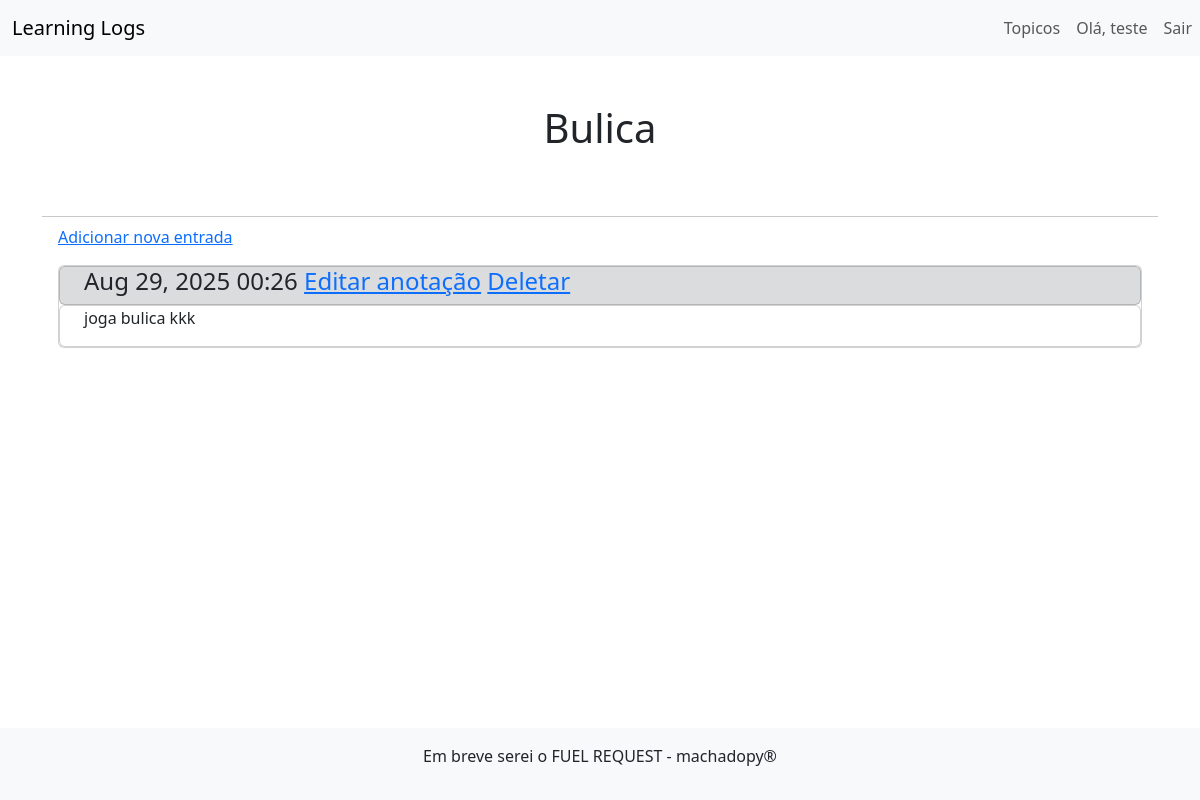
The page /topics/4/ (signed in) on the database as committed earlier.
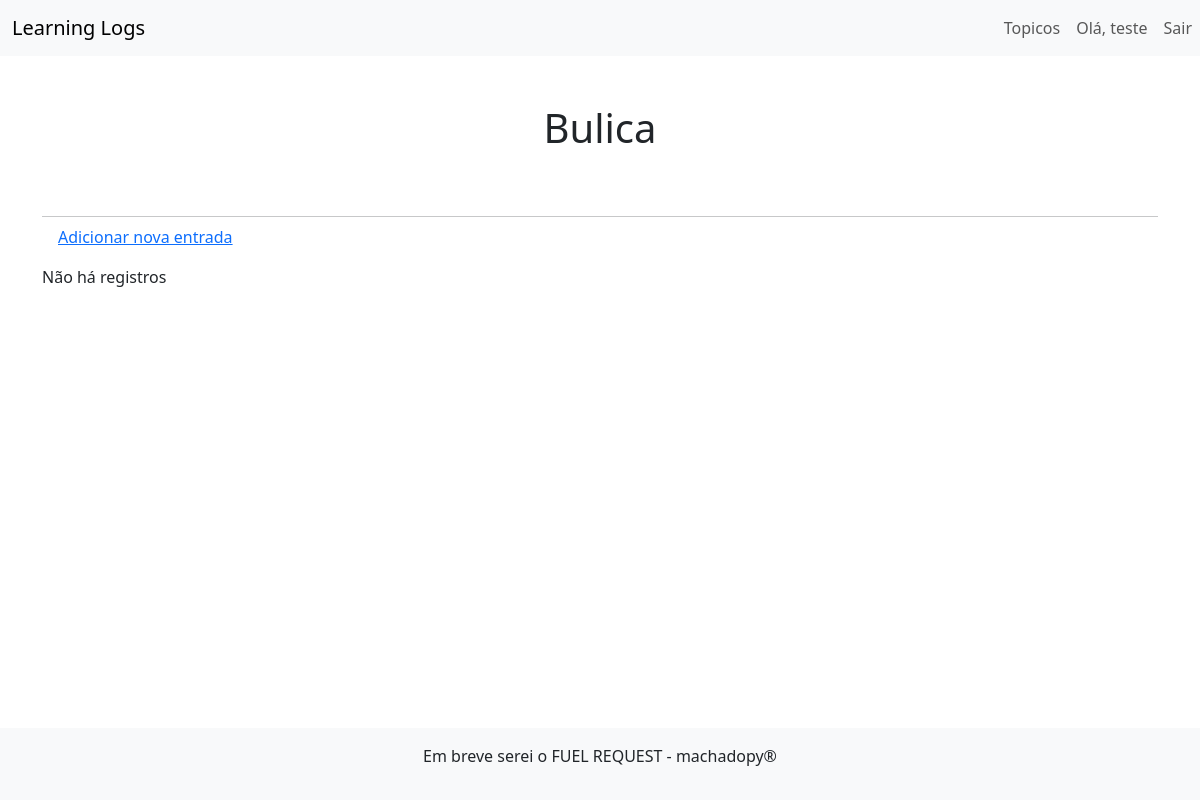
The same page on the database as committed later.
### learning_logs/models.py (models this page shows, shortened)
class Entry(models.Model):
    topic = models.ForeignKey(Topic, on_delete=models.CASCADE)
    text = models.TextField()
    date_added = models.DateTimeField(auto_now_add=True)
    class Meta:
        verbose_name_plural = 'entries'

### learning_logs/views.py (the view)
# urls.py: path('topics/<int:topic_id>/', views.topic, name = 'topic'),
@login_required
def topic(request, topic_id):
    topic = Topic.objects.get(id = topic_id)
    if topic.owner !=request.user:
        raise Http404
    entries = topic.entry_set.order_by('-date_added')
    context = {'topic': topic, 'entries': entries}
    return render(request, 'learning_logs/topic.html', context)

### learning_logs/models.py (called while the page is built)
    def __str__(self):
        return self.text

### learning_logs/templates/learning_logs/topic.html
{% extends 'learning_logs/base.html'%}
{% block header %}
    <h1>{{topic}}</h1>
{%endblock header%}
{% block content %}
        <p>
            <a href="{% url 'new_entry' topic.id %}"class="m-3">Adicionar nova entrada</a>
        </p>
        {% for entry in entries %}
            <div class="card m-3">
                <div class="card bg-secondary bg-opacity-25 ps-4">
                    <h2 class="fs-4 text">
                        {{entry.date_added | date:'M d, Y H:i'}}
                        <a href="{% url 'edit_entry' entry.id %}">Editar anotação</a>
                        <a href="{% url 'delete_entry' entry.id %}">Deletar</a>
                    </h2>
                </div>
                <div class=" card  bg-opacity-25 ps-4">
                    {{entry.text | linebreaks}}
                </div>
            </div>
        {% empty %}
            Não há registros
        {% endfor %}
{% endblock content %}

Rows that differ between the two databases and show on the page:
removed Entry: date_added "Aug 29, 2025 00:26", text "joga bulica kkk"
Other text that changed with them:
text now shown: "Não há registros"
